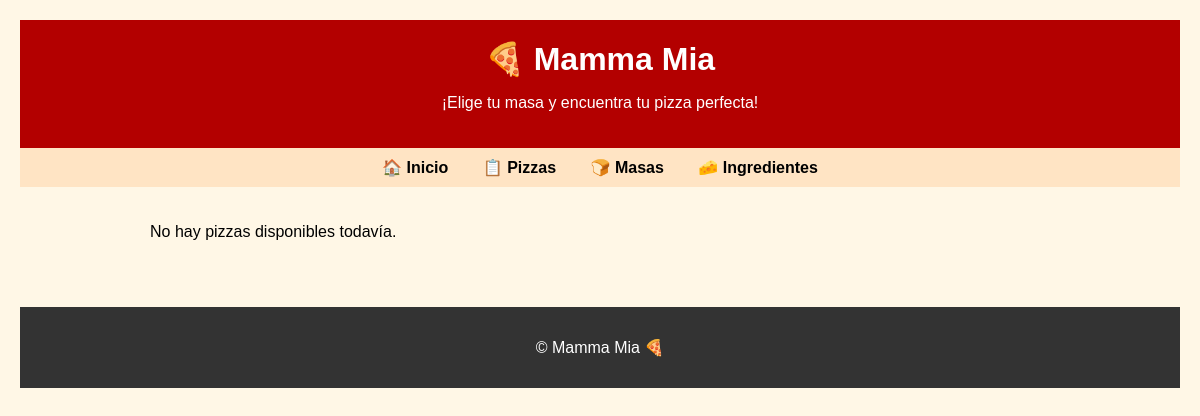
The app's page /, older data.
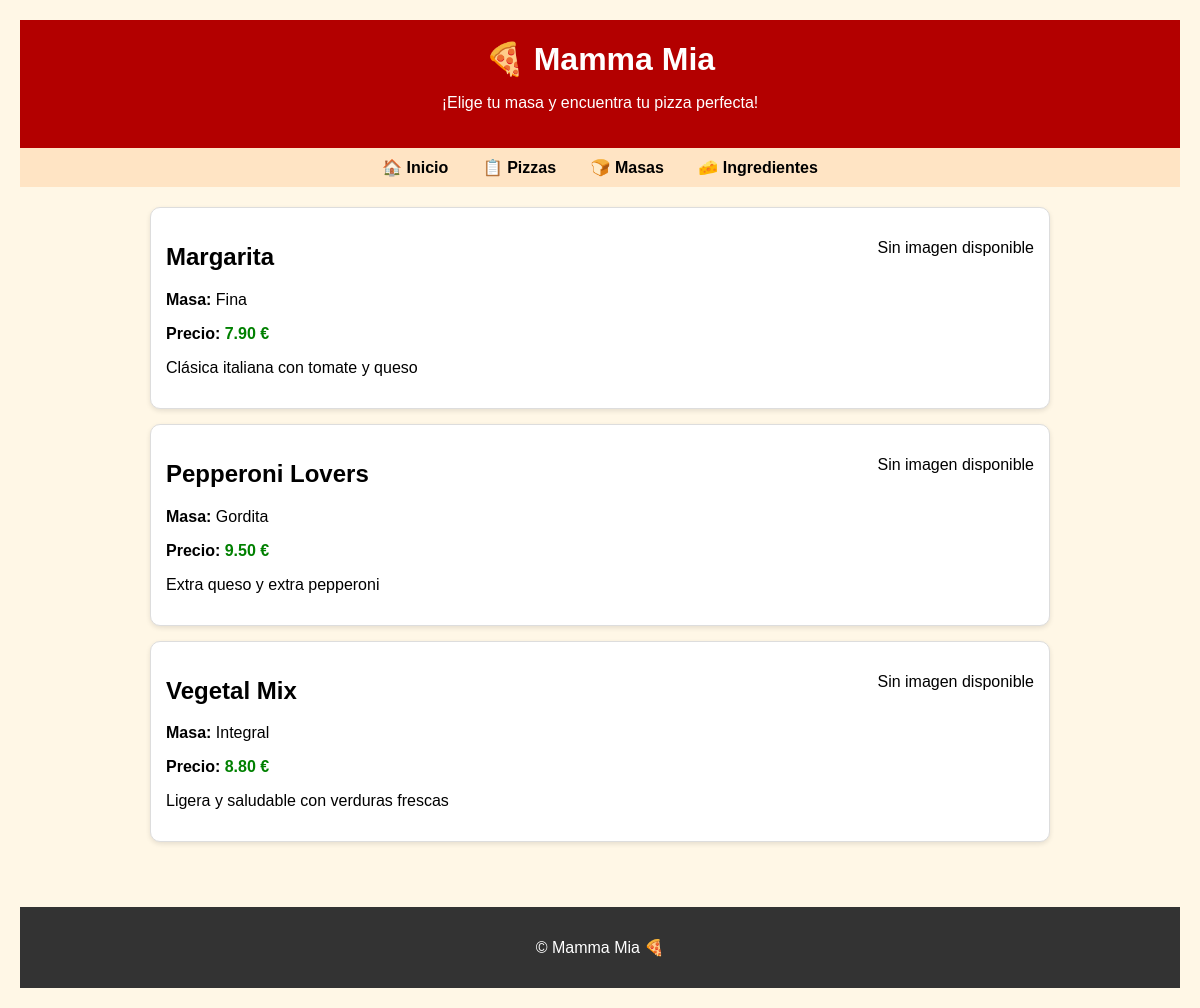
The same page, newer data.
### mammaMia/models.py (models this page shows, shortened)
class Pizza(models.Model):
    nombre = models.CharField(max_length=100)
    masa = models.ForeignKey(Masa, on_delete=models.PROTECT, related_name='pizzas')
    ingredientes = models.ManyToManyField(Ingrediente, related_name='pizzas', blank=True)
    precio = models.DecimalField(max_digits=6, decimal_places=2)
    descripcion = models.TextField(blank=True)
    imagen = models.ImageField(upload_to='pizzas/', blank=True, null=True)

class Masa(models.Model):
    nombre = models.CharField(max_length=50, unique=True)
    descripcion = models.TextField(blank=True)

### mammaMia/views.py (the view)
# urls.py: path('', views.index, name='index'),
def index(request):
    masas = Masa.objects.all()
    pizzas_destacadas = []
    for masa in masas:
        pizza = Pizza.objects.filter(masa=masa).order_by('precio').first()
        if pizza:
            pizzas_destacadas.append(pizza)
    return render(request, 'mammaMia/index.html', {'pizzas': pizzas_destacadas})

### mammaMia/templates/mammaMia/index.html (shortened to what this page needs)
{% extends 'mammaMia/base.html' %}
{% block subtitle %}¡Elige tu masa y encuentra tu pizza perfecta!{% endblock %}
{% block content %}
    {% if pizzas %}
        {% for pizza in pizzas %}
            <div class="pizza">
                <div class="pizza-contenido">
                    <div class="pizza-info">
                        <a href="{% url 'detallePizza' pizza.id %}" class="pizza-link"></a>
                            <h2>{{ pizza.nombre }}</h2>
                        <p><strong>Masa:</strong> {{ pizza.masa.nombre }}</p>
                        <p><strong>Precio:</strong> <span class="precio">{{ pizza.precio }} €</span></p>
                        {% if pizza.descripcion %}
                            <p>{{ pizza.descripcion }}</p>
                        {% endif %}
                    </div>
                    {% if pizza.imagen %}
                        <div class="pizza-imagen">
                            <img src="{{ pizza.imagen.url }}" alt="{{ pizza.nombre }}">
                        </div>
                    {% else %}
                        <div class="pizza-imagen">
                            <p>Sin imagen disponible</p>
                        </div>
                    {% endif %}
                </div>
            </div>
        {% endfor %}
    {% else %}
        <p>No hay pizzas disponibles todavía.</p>
    {% endif %}
{% endblock %}

Row changes from the older to the newer data that the page shows:
added Pizza: nombre "Margarita", masa.nombre "Fina", precio "7.90", descripcion "Clásica italiana con tomate y queso", shows "Sin imagen disponible"
added Pizza: nombre "Pepperoni Lovers", masa.nombre "Gordita", precio "9.50", descripcion "Extra queso y extra pepperoni", shows "Sin imagen disponible"
added Pizza: nombre "Vegetal Mix", masa.nombre "Integral", precio "8.80", descripcion "Ligera y saludable con verduras frescas", shows "Sin imagen disponible"
Text that changed along with them:
text no longer shown: "No hay pizzas disponibles todavía."
